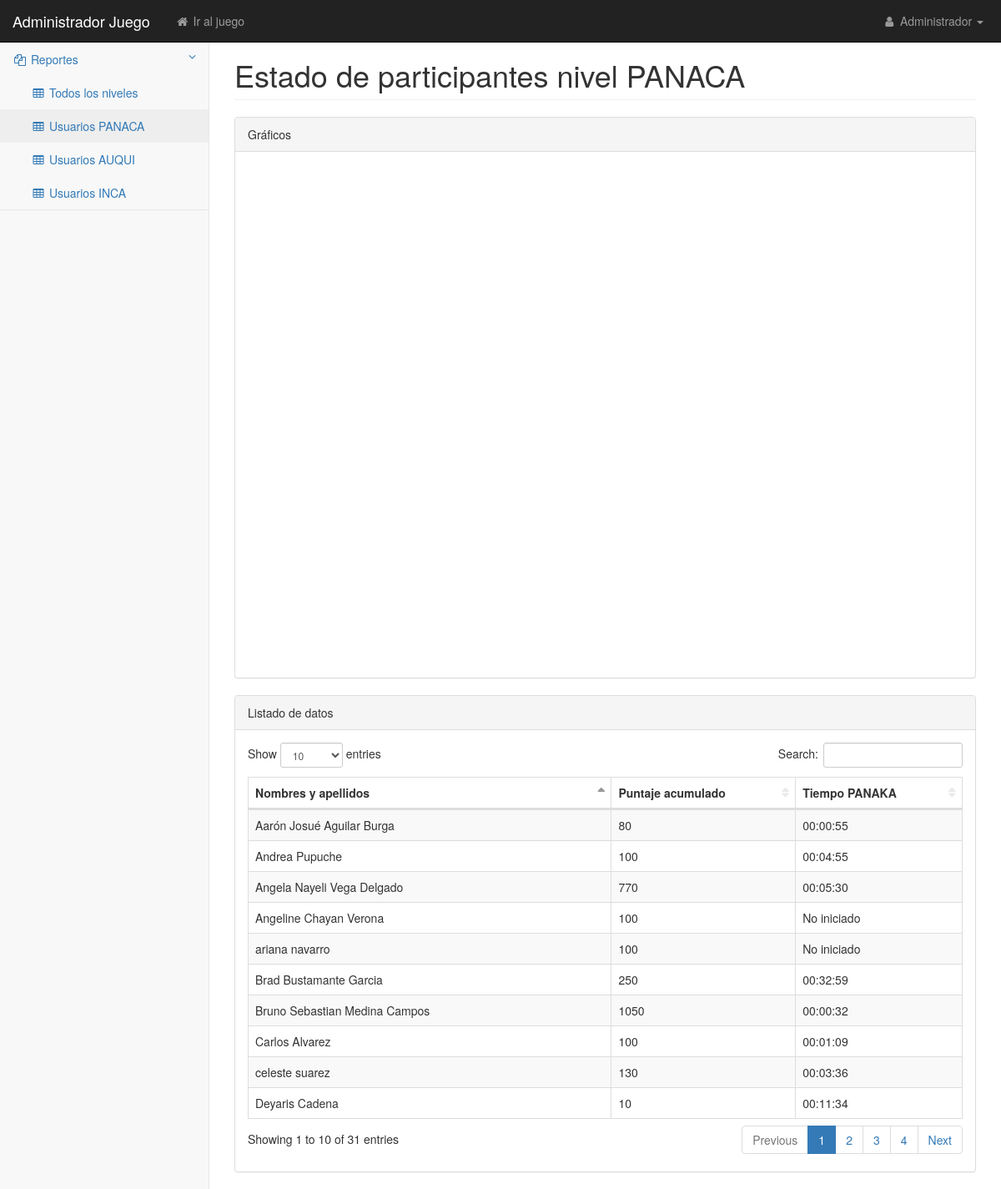
The page /admin/reporte2.php (signed in) on the database its author committed.
### tables this page shows
CREATE TABLE `estatus` (
  `id_estatus` int(11) NOT NULL AUTO_INCREMENT,
  `id_usuario` int(11) DEFAULT NULL,
  `nivel` int(11) DEFAULT NULL,
  `puntaje` int(11) DEFAULT NULL,
  `tiempo_nivel1` varchar(255) DEFAULT NULL,
  `tiempo_nivel2` varchar(255) DEFAULT NULL,
  `tiempo_nivel3` varchar(255) DEFAULT NULL,
  `repeticion_nivel1` int(11) DEFAULT NULL,
  `repeticion_nivel2` int(11) DEFAULT NULL,
  `repeticion_nivel3` int(11) DEFAULT NULL,
  `posicion_ficha_abajo` int(11) DEFAULT NULL,
  `posicion_ficha_arriba` int(11) DEFAULT NULL,
  `posicion_ficha_derecha` int(11) DEFAULT NULL,
  `posicion_ficha_izquierda` int(11) DEFAULT NULL,
  `acumulador_ficha` int(11) DEFAULT NULL,
  PRIMARY KEY (`id_estatus`)
);

CREATE TABLE `usuario` (
  `idusuario` int(11) NOT NULL AUTO_INCREMENT,
  `nombres` varchar(255) DEFAULT NULL,
  `apellidos` varchar(255) DEFAULT NULL,
  `edad` varchar(255) DEFAULT NULL,
  `celular` varchar(255) DEFAULT NULL,
  `usuario` varchar(255) DEFAULT NULL,
  `clave` varchar(255) DEFAULT NULL,
  `tipo_usuario` int(11) DEFAULT NULL,
  `estado` int(11) DEFAULT NULL,
  `sexo` char(10) DEFAULT NULL,
  `tipo_colegio` char(255) DEFAULT NULL,
  `nivel_estudios` char(255) DEFAULT NULL,
  `fecha_nacimiento` date DEFAULT NULL,
  `fecha_registro` datetime DEFAULT NULL,
  `correo` varchar(255) DEFAULT NULL,
  PRIMARY KEY (`idusuario`)
);

### datos/ClsConexion.php (called while the page is built, shortened)
<?php
class ClsConexion {
    private static $db_host = 'localhost';
    private static $db_user = 'root';
    private static $db_pass = '';
    protected $db_driver = 'mysql';
    protected $db_name = 'caminca';
    protected $query;
    private $conn;
    protected $hasActiveTransaction = false;
    private function open_connection() {
        $cadena = $this->db_driver . ":host=" . self::$db_host . ";dbname=" . $this->db_name;
        $this->conn = new PDO($cadena, self::$db_user, self::$db_pass);
        $this->conn->setAttribute(PDO::ATTR_ERRMODE, PDO::ERRMODE_EXCEPTION);
        $this->conn->query("SET NAMES 'utf8'");
    }
    protected function execute_query() {
        if ($this->hasActiveTransaction == false)
            $this->open_connection();
        $stm = $this->conn->prepare($this->query);
        if ($stm->execute()) {
            $this->rows = $stm->fetchAll();
        }
    }
}
?>

### negocio/ClsUsuario.php (called while the page is built, shortened)
<?php
class ClsUsuario extends ClsConexion {
    function Get_Reporte_Usuarios_Panaka() {
        $this->query = "SELECT
estatus.id_estatus,
estatus.id_usuario,
estatus.nivel,
estatus.puntaje,
estatus.tiempo_nivel1,
estatus.tiempo_nivel2,
estatus.tiempo_nivel3,
estatus.repeticion_nivel1,
estatus.repeticion_nivel2,
estatus.repeticion_nivel3,
estatus.posicion_ficha_abajo,
estatus.posicion_ficha_arriba,
estatus.posicion_ficha_derecha,
estatus.posicion_ficha_izquierda,
estatus.acumulador_ficha,
usuario.idusuario,
usuario.nombres,
usuario.apellidos,
usuario.edad,
usuario.celular,
usuario.usuario,
usuario.clave,
usuario.tipo_usuario,
usuario.estado
FROM
estatus
INNER JOIN usuario ON usuario.idusuario = estatus.id_usuario
where usuario.tipo_usuario!=1 and estatus.nivel=1;";
        $this->execute_query();
        $data = $this->rows;
        return $data;
    }
}

### admin/reporte2.php (the view, shortened to what this page needs)
<?php
if (!isset($_SESSION['usuario_logeado'])) {
    header("location:index.php");
} else {
    require_once('../negocio/ClsUsuario.php');
    $objUsuario = new ClsUsuario();
    $result = $objUsuario->Get_Reporte_Usuarios_Panaka();
    ?>
    <!DOCTYPE html>
    <html lang="en">
        <head>
            <link href="css/bootstrap.min.css" rel="stylesheet">
            <link href="css/metisMenu.min.css" rel="stylesheet">
            <link href="css/dataTables/dataTables.bootstrap.css" rel="stylesheet">
            <link href="css/dataTables/dataTables.responsive.css" rel="stylesheet">
            <link href="css/startmin.css" rel="stylesheet">
            <link href="css/font-awesome.min.css" rel="stylesheet" type="text/css">
        </head>
        <body>
            <div id="wrapper">
                <?php
                include_once './header.php';
                ?>
                <div id="page-wrapper">
                    <div class="container-fluid">
                        <div class="row">
                            <div class="col-lg-12">
                                <h1 class="page-header">Estado de participantes nivel PANACA</h1>
                            </div>
                        </div>
                        <div class="row">
                            <div class="col-lg-12">
                                <div class="panel panel-default">
                                    <div class="panel-heading">
                                        Gráficos
                                    </div>
                                    <div class="panel-body">
                                        <div class="col-md-12">
                                            <div id="piechart" class="col-md-6" style="height: 300px;"></div>
                                            <div id="piechart2" class="col-md-6" style="height: 300px;"></div>
                                            <div id="piechart3" class="col-md-6" style="height: 300px;"></div>
                                            <div id="piechart4" class="col-md-6" style="height: 300px;"></div>
                                        </div>
                                    </div>
                                </div>
                                <div class="panel panel-default">
                                    <div class="panel-heading">
                                        Listado de datos
                                    </div>
                                    <div class="panel-body">
                                        <div class="table-responsive">
                                            <table class="table table-striped table-bordered table-hover" id="dataTables-example">
                                                <thead>
                                                    <tr>
                                                        <th>Nombres y apellidos</th>
                                                        <th>Puntaje acumulado</th>
                                                        <th>Tiempo PANAKA</th>
                                                    </tr>
                                                </thead>
                                                <tbody>
                                                    <?php
                                                    $est_time1 = "";
                                                    foreach ($result as $key => $value) {
                                                        if ($value['tiempo_nivel1'] === "00:00:00") {
                                                            $est_time1 = 'No iniciado';
                                                        } else {
                                                            $est_time1 = $value['tiempo_nivel1'];
                                                        }
                                                        ?>
                                                        <tr class="odd gradeX">
                                                            <td><?php echo $value['nombres'] . " " . $value['apellidos']; ?></td>
                                                            <td><?php echo $value['puntaje']; ?></td>
                                                            <td><?php echo $est_time1; ?></td>
                                                        </tr>
                                                    <?php } ?>
                                                </tbody>
                                            </table>
                                        </div>
                                    </div>
                                </div>
                            </div>
                        </div>
                    </div>
                </div>
            </div>
        </body>
    </html>
    <?php
}
?>

### admin/css/startmin.css (style rules this page uses)
body { background-color: #f8f8f8; }
#wrapper { width: 100%; }
#page-wrapper { padding-top: 30px; min-height: 568px; background-color: #fff; }
@media (min-width:768px) { #page-wrapper { position: inherit; margin-left: 250px; padding: 30px 15px 0 15px; border-left: 1px solid #e7e7e7; } }
table.dataTable thead .sorting, table.dataTable thead .sorting_asc, table.dataTable thead .sorting_desc, table.dataTable thead .sorting_asc_disabled, table.dataTable thead .sorting_desc_disabled { background: 0 0; }
table.dataTable thead .sorting_asc:after { content: "\f0de"; float: right; font-family: fontawesome; }
table.dataTable thead .sorting:after { content: "\f0dc"; float: right; font-family: fontawesome; color: rgba(50,50,50,.5); }

### rows shown on the page
estatus: id_usuario.nombres "ariana", id_usuario.apellidos "navarro", puntaje "100", tiempo_nivel1 "No iniciado"
estatus: id_usuario.nombres "Deyaris", id_usuario.apellidos "Cadena", puntaje "10", tiempo_nivel1 "00:11:34"
estatus: id_usuario.nombres "Carlos", id_usuario.apellidos "Alvarez", puntaje "100", tiempo_nivel1 "00:01:09"
estatus: id_usuario.nombres "Angela Nayeli", id_usuario.apellidos "Vega Delgado", puntaje "770", tiempo_nivel1 "00:05:30"
estatus: id_usuario.nombres "Aarón Josué", id_usuario.apellidos "Aguilar Burga", puntaje "80", tiempo_nivel1 "00:00:55"
estatus: id_usuario.nombres "celeste", id_usuario.apellidos "suarez", puntaje "130", tiempo_nivel1 "00:03:36"
estatus: id_usuario.nombres "Brad", id_usuario.apellidos "Bustamante Garcia", puntaje "250", tiempo_nivel1 "00:32:59"
estatus: id_usuario.nombres "Angeline", id_usuario.apellidos "Chayan Verona", puntaje "100", tiempo_nivel1 "No iniciado"
estatus: id_usuario.nombres "Bruno Sebastian", id_usuario.apellidos "Medina Campos", puntaje "1050", tiempo_nivel1 "00:00:32"
estatus: id_usuario.nombres "Andrea", id_usuario.apellidos "Pupuche", puntaje "100", tiempo_nivel1 "00:04:55"
